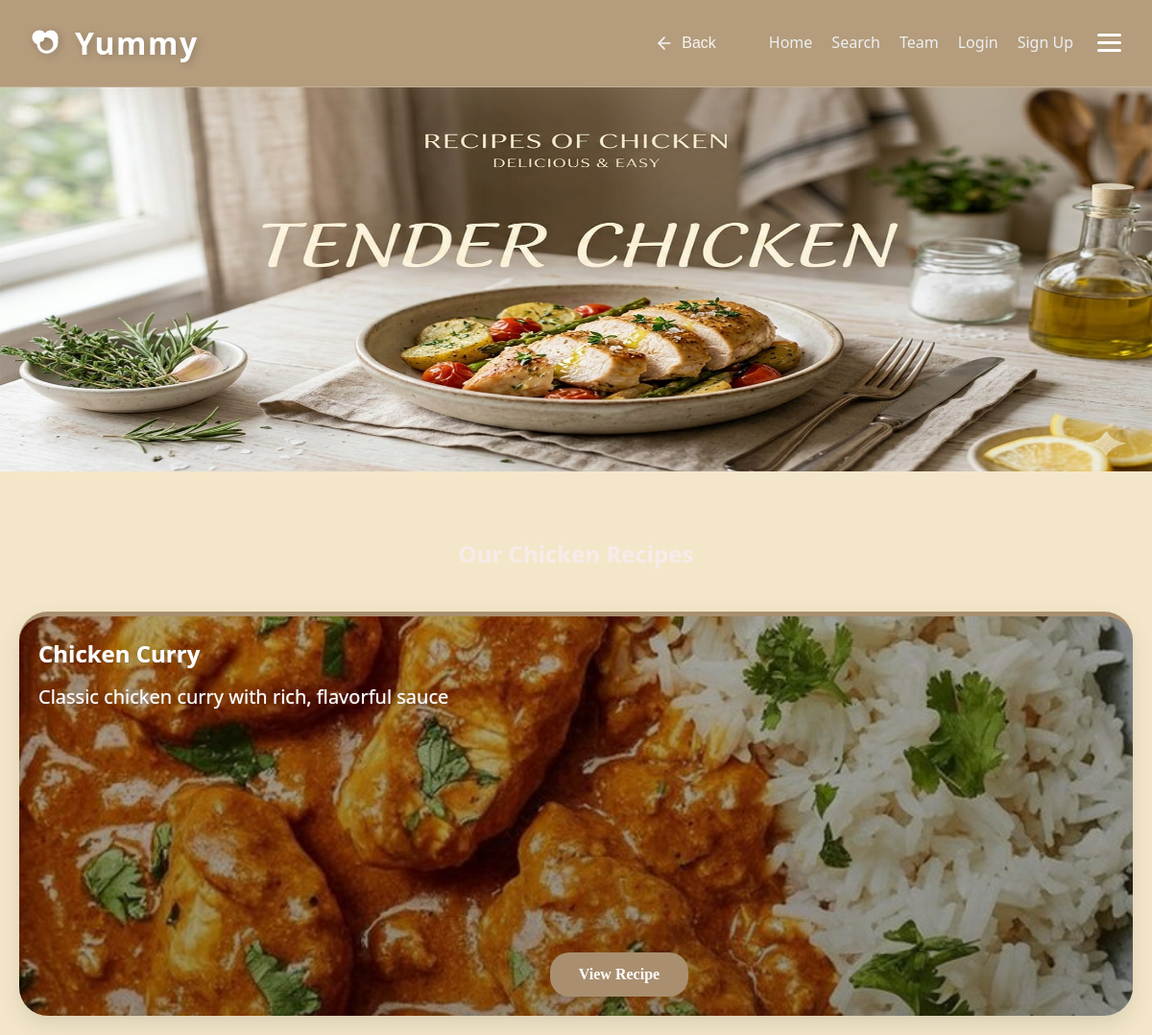
Page /chicken/ on the committed database.
### recipes/models.py (models this page shows, shortened)
class Recipe(models.Model):
    DIET_CHOICES = [
        ('all', 'General / Non-Specific'),
        ('keto', 'Keto Friendly'),
        ('vegan', 'Vegan / Vegetarian'),
        ('protein', 'High Protein'),
        ('gluten-free', 'Gluten-Free'),
    ]
    title = models.CharField(max_length=200, verbose_name="Recipe Title")
    slug = models.SlugField(unique=True, blank=True, null=True)
    description = models.TextField(help_text="Briefly describe the dish")
    ingredients = models.TextField(help_text="Separate ingredients with a comma or new line")
    instructions = models.TextField()
    image = models.ImageField(upload_to='recipes/%Y/%m/%d/', default='default_recipe.jpg')
    category = models.ForeignKey(Category, on_delete=models.SET_NULL, null=True, related_name='recipes')
    author = models.ForeignKey(User, on_delete=models.CASCADE, related_name='my_recipes')
    diet_type = models.CharField(max_length=20, choices=DIET_CHOICES, default='all',null=True,blank=True)
    prep_time = models.PositiveIntegerField(default=30, help_text="Preparation time in minutes",null=True,blank=True)
    calories = models.PositiveIntegerField(default=500, help_text="Calories per serving",null=True,blank=True)
    created_at = models.DateTimeField(auto_now_add=True)
    updated_at = models.DateTimeField(auto_now=True)
    class Meta:
        ordering = ['-created_at']
        verbose_name = "Recipe"
        verbose_name_plural = "Recipes"

### recipes/views.py (the view, shortened to what this page needs)
# urls.py: path("chicken/", views.category_detail, {'category_name': 'Chicken'}, name="chicken"),
def category_detail(request, category_name):
    category_slug = category_name.lower().replace("-", " ").strip()
    favorite_recipe_ids = []
    if request.user.is_authenticated:
        favorite_recipe_ids = Favorite.objects.filter(user=request.user).values_list('recipe_id', flat=True)
    category_obj = get_object_or_404(Category, name__iexact=category_slug)
    recipes = Recipe.objects.filter(category=category_obj)
    category_slug = category_slug.lower()
    clean_name = category_slug.replace(" ", "_").replace("-", "_")
    simple_name = category_slug.replace(" ", "").replace("-", "")
    hub_templates = {
        'bakery': 'recipes/bakery/bakery.html',
        'main dish': 'recipes/main_dish/maindish.html',
        'healthy': 'recipes/healthy/Healthy Food.html',
        'drinks': 'recipes/drinks/drinks.html',
        'dessert': 'recipes/desserts/dessert.html',
        'appetizers': 'recipes/appetizers/appetizers.html',
    }
    template_name = hub_templates.get(category_slug)
    if not template_name:
        possible_templates = [
            f"recipes/{clean_name}/{clean_name}.html",
            f"recipes/{clean_name}/{simple_name}.html",
            f"recipes/main_dish/{clean_name}.html",
            f"recipes/main_dish/{simple_name}.html",
            f"recipes/bakery/{clean_name}.html",
            f"recipes/bakery/{simple_name}.html",
            f"recipes/{clean_name}s/{clean_name}.html",
            f"recipes/drinks/{clean_name}.html",
            f"recipes/desserts/{clean_name}.html",
            f"recipes/bakery/macrons.html" if clean_name == "macarons" else None,
        ]
        possible_templates = [t for t in possible_templates if t]
        template_name = None
        for t in possible_templates:
            try:
                get_template(t)
                template_name = t
                break
            except TemplateDoesNotExist:
                continue
        if not template_name:
            template_name = "recipes/recipes.html"
    return render(request, template_name, {
        "recipes": recipes,
        "category": category_obj.name,
        "category_obj": category_obj,
        "favorite_recipe_ids": favorite_recipe_ids
    })

### recipes/templates/recipes/main_dish/chicken.html (shortened to what this page needs)
{% load static %}
<!DOCTYPE html>
<html lang="en">
<head>
    <link rel="stylesheet" href="{% static 'css/style.css' %}" />
    <link rel="stylesheet" href="{% static 'css/maindish.css' %}">
</head>
<body>
    <div id="navbar">
                <nav class="main-nav">
            <div class="nav-left">
                <a href="{% url 'home' %}" class="logo" style="text-decoration: none;">
                    Yummy
                </a>
            </div>
            <div class="nav-right">
                <button class="nav-back-btn" onclick="window.history.back()" aria-label="Go Back">
                    <svg width="20" height="20" viewBox="0 0 24 24" fill="none" stroke="currentColor" stroke-width="2" stroke-linecap="round" stroke-linejoin="round">
                        <line x1="19" y1="12" x2="5" y2="12"></line>
                        <polyline points="12 19 5 12 12 5"></polyline>
                    </svg>
                    <span>Back</span>
                </button>
                <ul class="nav-links">
                    <li><a href="{% url 'home' %}">Home</a></li>
                    <li><a href="{% url 'search' %}">Search</a></li>
                    <li><a href="{% url 'cover' %}">Team</a></li>
                    {% if user.is_authenticated %}
                        <li><a href="{% url 'favorites' %}">Favorites</a></li>
                        {% if user.is_staff %}
                            <li><a href="{% url 'admin_recipe' %}">Admin</a></li>
                            <li><a href="{% url 'add_recipe' %}">Add Recipe</a></li>
                        {% endif %}
                        <li><a href="{% url 'logout' %}">Logout</a></li>
                    {% else %}
                        <li><a href="{% url 'login' %}">Login</a></li>
                        <li><a href="{% url 'signup' %}">Sign Up</a></li>
                    {% endif %}
                </ul>
                <div class="menu-icon" id="menu-icon-btn">
                    <div class="bar"></div>
                    <div class="bar"></div>
                    <div class="bar"></div>
                </div>
            </div>
        </nav>
    </div>
    <div class="banner">
        <img src="{% static 'maindish/chicken-banner.jfif' %}" style="width:100%; height:400px; margin-bottom:30px;">
    </div>
    <h2 class="h2">Our Chicken Recipes</h2>
    <div class="recipes-container">
        {% for recipe in recipes %}
        <div class="recipe-card" id="recipe-{{ recipe.pk }}"
            style="background-image: linear-gradient(rgba(0,0,0,0.3), rgba(0,0,0,0.4)), url('{{ recipe.image.url }}'); background-size: cover; background-position: center;"
            onclick="openCard(event, 'recipe-{{ recipe.pk }}-card')">
            <h2>{{ recipe.title }}</h2>
            <p>{{ recipe.description|truncatewords:15 }}</p>
            <a href="javascript:void(0)" class="btn-main" onclick="openCard(event, 'recipe-{{ recipe.pk }}-card')">View
                Recipe</a>
        </div>
        {% empty %}
        <p style="text-align: center; grid-column: 1/-1;">No chicken recipes found yet. Add some in the Admin panel!</p>
        {% endfor %}
    </div>
</body>
</html>

### recipes/static/css/style.css (style rules this page uses)
:root { --cashmere-brown: #B79986; --silk-white: #f2e7df; --biscuit-glaze: #DCC4B5; --dark-oak: #4E443F; --pure-white: #ffffff; --primary-color: var(--cashmere-brown); --primary-hover: var(--biscuit-glaze); --bg-color: var(--silk-white); --card-bg: var(--pure-white); --text-main: var(--dark-oak); --text-muted: #8E827C; --border-radius: 12px; --shadow-lg: 0 8px 20px rgba(183, 153, 134, 0.1); --transition: all 0.3s ease; }
* { margin: 0; padding: 0; box-sizing: border-box; }
body { font-family: "Segoe UI", Tahoma, Geneva, Verdana, sans-serif; line-height: 1.6; background-color: var(--bg-color); color: var(--text-main); }
#navbar { position: sticky; top: 0; z-index: 1000; background-color: color-mix(in srgb, var(--primary-color) 85%, transparent); backdrop-filter: blur(12px); -webkit-backdrop-filter: blur(12px); border-bottom: 1px solid rgba(255, 255, 255, 0.2); box-shadow: 0 8px 32px color-mix(in srgb, var(--primary-color) 20%, transparent); padding: 1.2rem 2rem; transition: var(--transition); }
.main-nav { display: flex; justify-content: space-between; align-items: center; max-width: 1200px; margin: 0 auto; }
.nav-right { display: flex; align-items: center; gap: 25px; }
.logo { display: flex; align-items: center; gap: 10px; color: #fff; font-size: 2rem; font-weight: 900; letter-spacing: 1.5px; text-shadow: 2px 2px 8px rgba(0, 0, 0, 0.2); transition: transform 0.3s ease; }
.logo svg { width: 36px; height: 36px; filter: drop-shadow(2px 2px 4px rgba(0, 0, 0, 0.2)); }
.nav-left { display: flex; align-items: center; }
.nav-back-btn { display: flex; align-items: center; gap: 8px; background: transparent !important; color: white !important; border: none; font-weight: 500; font-size: 1rem; cursor: pointer; padding: 5px 10px; border-radius: 8px; transition: var(--transition); opacity: 0.9; }
.nav-back-btn svg { transition: transform 0.3s ease; }
.nav-links { display: flex; list-style: none; }
.nav-links li { margin-left: 20px; }
.nav-links a { color: #ecf0f1; text-decoration: none; font-weight: 500; position: relative; padding-bottom: 4px; transition: var(--transition); }
.nav-links a::after { content: ''; position: absolute; width: 0; height: 2px; bottom: 0; left: 0; background-color: var(--primary-hover); transition: width 0.3s ease; }
button, .btn-main { background-color: var(--primary-color) !important; color: white !important; padding: 12px 25px; border: none; border-radius: var(--input-radius); font-weight: bold; cursor: pointer; transition: var(--transition); text-decoration: none; display: inline-block; text-align: center; }
.recipes-container { display: grid; grid-template-columns: repeat( 3,1fr); gap: 25px; padding: 20px; max-width: 1200px; margin: 0 auto; }
.recipe-card { background: var(--card-bg); border-radius: var(--border-radius); padding: 25px; box-shadow: var(--shadow-lg); transition: var(--transition); border-top: 5px solid var(--primary-color); }
.nav-links { display: flex !important; list-style: none; }
.menu-icon { cursor: pointer; display: flex; flex-direction: column; justify-content: center; gap: 5px; transition: transform 0.3s ease; }
.bar { width: 25px; height: 3px; background-color: white; border-radius: 2px; transition: background-color 0.3s ease; }
.recipes-container { display: grid; grid-template-columns: repeat(3, 1fr); gap: 35px; padding: 25px; max-width: 1200px; margin: 0 auto; }

### rows in the picture
Recipe: image (picture), title "Chicken Curry", description "Classic chicken curry with rich, flavorful sauce"
